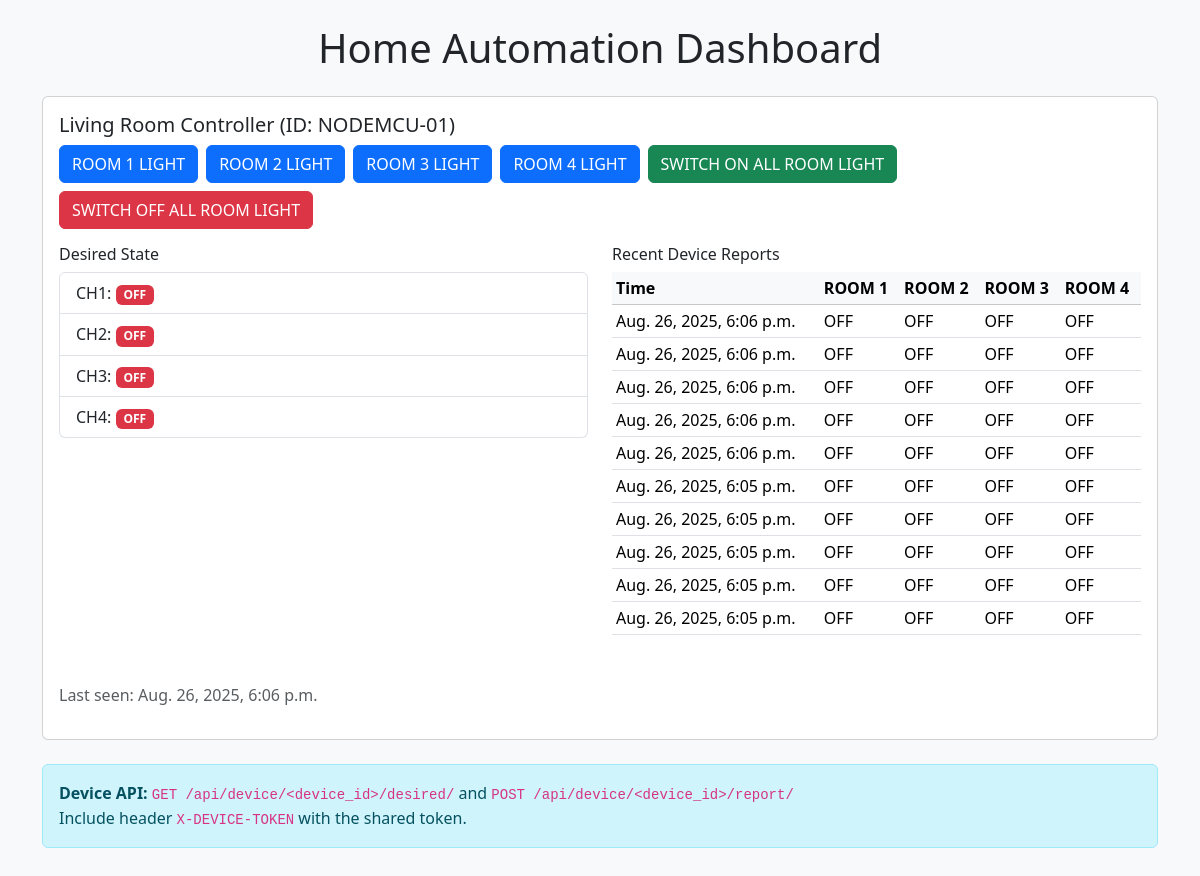
The page / on the database its author committed.
### automation/models.py (models this page shows, shortened)
class Device(models.Model):
    device_id = models.CharField(max_length=64, unique=True)
    name = models.CharField(max_length=128, default='4CH Controller')
    desired_ch1 = models.BooleanField(default=False)
    desired_ch2 = models.BooleanField(default=False)
    desired_ch3 = models.BooleanField(default=False)
    desired_ch4 = models.BooleanField(default=False)
    last_seen = models.DateTimeField(null=True, blank=True)

class DeviceReport(models.Model):
    device = models.ForeignKey(Device, on_delete=models.CASCADE, related_name='reports')
    ch1 = models.BooleanField(default=False)
    ch2 = models.BooleanField(default=False)
    ch3 = models.BooleanField(default=False)
    ch4 = models.BooleanField(default=False)
    created_at = models.DateTimeField(auto_now_add=True)
    class Meta:
        ordering = ['-created_at']

### automation/views.py (the view)
# urls.py: path('', views.dashboard, name='dashboard'),
def dashboard(request):
    device, _ = Device.objects.get_or_create(
        device_id='NODEMCU-01', defaults={'name': 'Living Room Controller'}
    )
    reports = device.reports.all().order_by('-created_at')[:10]
    return render(request, 'dashboard.html', {
        'device': device,
        'reports': reports,
        'DEVICE_SHARED_TOKEN': settings.DEVICE_SHARED_TOKEN  # Pass token here
    })

### templates/dashboard.html (shortened to what this page needs)
<!doctype html>
<html lang="en">
<head>
  <link href="https://cdn.jsdelivr.net/npm/bootstrap@5.3.3/dist/css/bootstrap.min.css" rel="stylesheet">
</head>
<body class="bg-light">
<div class="container py-4">
  <h1 class="mb-4 text-center">Home Automation Dashboard</h1>
  <div class="card mb-4">
    <div class="card-body">
      <h5 class="card-title">{{ device.name }} (ID: {{ device.device_id }})</h5>
      <div class="d-flex gap-2 flex-wrap mb-3">
        <button type="button" class="btn btn-primary" onclick="toggleChannel(1)">ROOM 1 LIGHT</button>
        <button type="button" class="btn btn-primary" onclick="toggleChannel(2)">ROOM 2 LIGHT</button>
        <button type="button" class="btn btn-primary" onclick="toggleChannel(3)">ROOM 3 LIGHT</button>
        <button type="button" class="btn btn-primary" onclick="toggleChannel(4)">ROOM 4 LIGHT</button>
        <button type="button" class="btn btn-success" onclick="allChannels('on')">SWITCH ON ALL ROOM LIGHT</button>
        <button type="button" class="btn btn-danger" onclick="allChannels('off')">SWITCH OFF ALL ROOM LIGHT</button>
      </div>
      <div class="row">
        <div class="col-md-6 mb-3">
          <h6>Desired State</h6>
          <ul class="list-group" id="desired-state">
            <li class="list-group-item">CH1: <span class="badge {{ device.desired_ch1|yesno:'badge-on,badge-off' }}" id="ch1-state">{{ device.desired_ch1|yesno:"ON,OFF" }}</span></li>
            <li class="list-group-item">CH2: <span class="badge {{ device.desired_ch2|yesno:'badge-on,badge-off' }}" id="ch2-state">{{ device.desired_ch2|yesno:"ON,OFF" }}</span></li>
            <li class="list-group-item">CH3: <span class="badge {{ device.desired_ch3|yesno:'badge-on,badge-off' }}" id="ch3-state">{{ device.desired_ch3|yesno:"ON,OFF" }}</span></li>
            <li class="list-group-item">CH4: <span class="badge {{ device.desired_ch4|yesno:'badge-on,badge-off' }}" id="ch4-state">{{ device.desired_ch4|yesno:"ON,OFF" }}</span></li>
          </ul>
        </div>
        <div class="col-md-6 mb-3">
          <h6>Recent Device Reports</h6>
          <table class="table table-sm" id="report-table">
            <thead class="table-light"><tr><th>Time</th><th>ROOM 1</th><th> ROOM 2</th><th>ROOM 3</th><th>ROOM 4</th></tr></thead>
            <tbody>
              {% for r in reports %}
              <tr>
                <td>{{ r.created_at }}</td>
                <td>{{ r.ch1|yesno:"ON,OFF" }}</td>
                <td>{{ r.ch2|yesno:"ON,OFF" }}</td>
                <td>{{ r.ch3|yesno:"ON,OFF" }}</td>
                <td>{{ r.ch4|yesno:"ON,OFF" }}</td>
              </tr>
              {% empty %}
              <tr><td colspan="5" class="text-muted">No reports yet.</td></tr>
              {% endfor %}
            </tbody>
          </table>
        </div>
      </div>
      <p class="mt-3 text-muted">Last seen: <span id="last-seen">{{ device.last_seen }}</span></p>
    </div>
  </div>
  <div class="alert alert-info">
    <strong>Device API:</strong>
    <code>GET /api/device/&lt;device_id&gt;/desired/</code> and
    <code>POST /api/device/&lt;device_id&gt;/report/</code><br>
    Include header <code>X-DEVICE-TOKEN</code> with the shared token.
  </div>
</div>
</body>
</html>

### templates/dashboard.html (style rules this page uses)
.badge-off { background-color: #dc3545; }

### rows shown on the page
Device: name "Living Room Controller", device_id "NODEMCU-01", desired_ch1 "OFF", desired_ch2 "OFF", desired_ch3 "OFF", desired_ch4 "OFF", last_seen "Aug. 26, 2025, 6:06 p.m."
DeviceReport: created_at "Aug. 26, 2025, 6:06 p.m.", ch1 "OFF", ch2 "OFF", ch3 "OFF", ch4 "OFF"
DeviceReport: created_at "Aug. 26, 2025, 6:06 p.m.", ch1 "OFF", ch2 "OFF", ch3 "OFF", ch4 "OFF"
DeviceReport: created_at "Aug. 26, 2025, 6:06 p.m.", ch1 "OFF", ch2 "OFF", ch3 "OFF", ch4 "OFF"
DeviceReport: created_at "Aug. 26, 2025, 6:06 p.m.", ch1 "OFF", ch2 "OFF", ch3 "OFF", ch4 "OFF"
DeviceReport: created_at "Aug. 26, 2025, 6:06 p.m.", ch1 "OFF", ch2 "OFF", ch3 "OFF", ch4 "OFF"
DeviceReport: created_at "Aug. 26, 2025, 6:05 p.m.", ch1 "OFF", ch2 "OFF", ch3 "OFF", ch4 "OFF"
DeviceReport: created_at "Aug. 26, 2025, 6:05 p.m.", ch1 "OFF", ch2 "OFF", ch3 "OFF", ch4 "OFF"
DeviceReport: created_at "Aug. 26, 2025, 6:05 p.m.", ch1 "OFF", ch2 "OFF", ch3 "OFF", ch4 "OFF"
DeviceReport: created_at "Aug. 26, 2025, 6:05 p.m.", ch1 "OFF", ch2 "OFF", ch3 "OFF", ch4 "OFF"
DeviceReport: created_at "Aug. 26, 2025, 6:05 p.m.", ch1 "OFF", ch2 "OFF", ch3 "OFF", ch4 "OFF"
